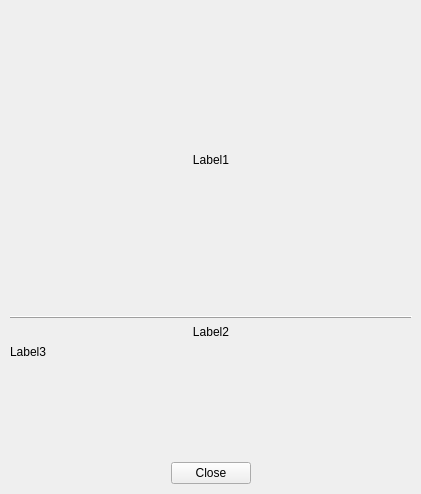
<?xml version="1.0" encoding="UTF-8"?>
<ui version="4.0">
 <class>kbvAnimationClass</class>
 <widget class="QWidget" name="kbvAnimationClass">
  <property name="geometry">
   <rect>
    <x>0</x>
    <y>0</y>
    <width>421</width>
    <height>494</height>
   </rect>
  </property>
  <property name="sizePolicy">
   <sizepolicy hsizetype="Ignored" vsizetype="Ignored">
    <horstretch>10</horstretch>
    <verstretch>10</verstretch>
   </sizepolicy>
  </property>
  <property name="minimumSize">
   <size>
    <width>400</width>
    <height>400</height>
   </size>
  </property>
  <property name="windowTitle">
   <string notr="true"/>
  </property>
  <property name="toolTip">
   <string notr="true"/>
  </property>
  <property name="statusTip">
   <string notr="true"/>
  </property>
  <property name="whatsThis">
   <string notr="true"/>
  </property>
  <property name="accessibleName">
   <string notr="true"/>
  </property>
  <property name="accessibleDescription">
   <string notr="true"/>
  </property>
  <property name="autoFillBackground">
   <bool>false</bool>
  </property>
  <property name="windowFilePath">
   <string notr="true"/>
  </property>
  <widget class="QWidget" name="verticalLayoutWidget_2">
   <property name="geometry">
    <rect>
     <x>10</x>
     <y>10</y>
     <width>402</width>
     <height>441</height>
    </rect>
   </property>
   <layout class="QVBoxLayout" name="aniVLayout">
    <item>
     <widget class="QLabel" name="aniLbl1">
      <property name="sizePolicy">
       <sizepolicy hsizetype="Preferred" vsizetype="Preferred">
        <horstretch>0</horstretch>
        <verstretch>0</verstretch>
       </sizepolicy>
      </property>
      <property name="minimumSize">
       <size>
        <width>300</width>
        <height>300</height>
       </size>
      </property>
      <property name="frameShape">
       <enum>QFrame::NoFrame</enum>
      </property>
      <property name="text">
       <string notr="true">Label1</string>
      </property>
      <property name="scaledContents">
       <bool>false</bool>
      </property>
      <property name="alignment">
       <set>Qt::AlignCenter</set>
      </property>
     </widget>
    </item>
    <item>
     <widget class="Line" name="aniHLine">
      <property name="minimumSize">
       <size>
        <width>400</width>
        <height>3</height>
       </size>
      </property>
      <property name="frameShadow">
       <enum>QFrame::Raised</enum>
      </property>
      <property name="orientation">
       <enum>Qt::Horizontal</enum>
      </property>
     </widget>
    </item>
    <item>
     <widget class="QLabel" name="aniLbl2">
      <property name="sizePolicy">
       <sizepolicy hsizetype="Preferred" vsizetype="Preferred">
        <horstretch>5</horstretch>
        <verstretch>0</verstretch>
       </sizepolicy>
      </property>
      <property name="minimumSize">
       <size>
        <width>10</width>
        <height>10</height>
       </size>
      </property>
      <property name="maximumSize">
       <size>
        <width>16777215</width>
        <height>16777212</height>
       </size>
      </property>
      <property name="frameShape">
       <enum>QFrame::NoFrame</enum>
      </property>
      <property name="text">
       <string notr="true">Label2</string>
      </property>
      <property name="alignment">
       <set>Qt::AlignCenter</set>
      </property>
     </widget>
    </item>
    <item>
     <widget class="QLabel" name="aniLbl3">
      <property name="sizePolicy">
       <sizepolicy hsizetype="Preferred" vsizetype="Expanding">
        <horstretch>5</horstretch>
        <verstretch>0</verstretch>
       </sizepolicy>
      </property>
      <property name="minimumSize">
       <size>
        <width>10</width>
        <height>10</height>
       </size>
      </property>
      <property name="maximumSize">
       <size>
        <width>16777215</width>
        <height>16777215</height>
       </size>
      </property>
      <property name="text">
       <string notr="true">Label3</string>
      </property>
      <property name="alignment">
       <set>Qt::AlignLeading|Qt::AlignLeft|Qt::AlignTop</set>
      </property>
     </widget>
    </item>
   </layout>
  </widget>
  <widget class="QDialogButtonBox" name="aniButtonBox">
   <property name="geometry">
    <rect>
     <x>10</x>
     <y>458</y>
     <width>401</width>
     <height>31</height>
    </rect>
   </property>
   <property name="standardButtons">
    <set>QDialogButtonBox::Close</set>
   </property>
   <property name="centerButtons">
    <bool>true</bool>
   </property>
  </widget>
 </widget>
 <resources/>
 <connections/>
</ui>
